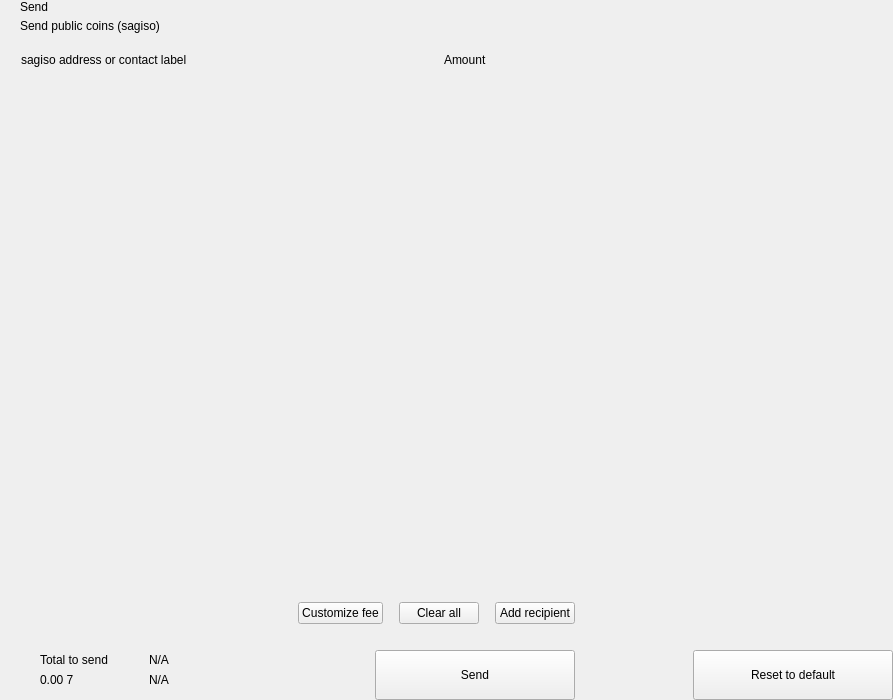
<?xml version="1.0" encoding="UTF-8"?>
<ui version="4.0">
 <class>send</class>
 <widget class="QWidget" name="send">
  <property name="geometry">
   <rect>
    <x>0</x>
    <y>0</y>
    <width>893</width>
    <height>700</height>
   </rect>
  </property>
  <property name="windowTitle">
   <string>Form</string>
  </property>
  <layout class="QHBoxLayout" name="horizontalLayout_2" stretch="2,1">
   <property name="spacing">
    <number>0</number>
   </property>
   <property name="leftMargin">
    <number>0</number>
   </property>
   <property name="topMargin">
    <number>0</number>
   </property>
   <property name="rightMargin">
    <number>0</number>
   </property>
   <property name="bottomMargin">
    <number>0</number>
   </property>
   <item>
    <widget class="QWidget" name="left" native="true">
     <layout class="QVBoxLayout" name="verticalLayout_3">
      <property name="spacing">
       <number>0</number>
      </property>
      <property name="leftMargin">
       <number>0</number>
      </property>
      <property name="topMargin">
       <number>0</number>
      </property>
      <property name="rightMargin">
       <number>0</number>
      </property>
      <property name="bottomMargin">
       <number>0</number>
      </property>
      <item>
       <layout class="QVBoxLayout" name="verticalLayout_22" stretch="0,0,0,1,0,0,0,0">
        <property name="spacing">
         <number>0</number>
        </property>
        <item>
         <layout class="QHBoxLayout" name="horizontalLayout_3">
          <property name="spacing">
           <number>0</number>
          </property>
          <property name="leftMargin">
           <number>20</number>
          </property>
          <property name="rightMargin">
           <number>20</number>
          </property>
          <item>
           <layout class="QVBoxLayout" name="verticalLayout">
            <property name="spacing">
             <number>5</number>
            </property>
            <item>
             <widget class="QLabel" name="labelTitle">
              <property name="text">
               <string>Send</string>
              </property>
              <property name="alignment">
               <set>Qt::AlignLeading|Qt::AlignLeft|Qt::AlignVCenter</set>
              </property>
             </widget>
            </item>
            <item>
             <widget class="QLabel" name="labelSubtitle1">
              <property name="text">
               <string>Send public coins (sagiso)</string>
              </property>
             </widget>
            </item>
           </layout>
          </item>
          <item>
           <spacer name="horizontalSpacer">
            <property name="orientation">
             <enum>Qt::Horizontal</enum>
            </property>
            <property name="sizeHint" stdset="0">
             <size>
              <width>40</width>
              <height>20</height>
             </size>
            </property>
           </spacer>
          </item>
         </layout>
        </item>
        <item>
         <spacer name="verticalSpacer_2">
          <property name="orientation">
           <enum>Qt::Vertical</enum>
          </property>
          <property name="sizeType">
           <enum>QSizePolicy::Fixed</enum>
          </property>
          <property name="sizeHint" stdset="0">
           <size>
            <width>20</width>
            <height>20</height>
           </size>
          </property>
         </spacer>
        </item>
        <item>
         <layout class="QHBoxLayout" name="horizontalLayout" stretch="6,0,2">
          <property name="spacing">
           <number>0</number>
          </property>
          <property name="leftMargin">
           <number>10</number>
          </property>
          <property name="topMargin">
           <number>0</number>
          </property>
          <property name="rightMargin">
           <number>20</number>
          </property>
          <property name="bottomMargin">
           <number>0</number>
          </property>
          <item>
           <widget class="QLabel" name="labelSubtitleAddress">
            <property name="styleSheet">
             <string notr="true">margin-left:8px;</string>
            </property>
            <property name="text">
             <string>sagiso address or contact label</string>
            </property>
           </widget>
          </item>
          <item>
           <spacer name="horizontalSpacer_3">
            <property name="orientation">
             <enum>Qt::Horizontal</enum>
            </property>
            <property name="sizeType">
             <enum>QSizePolicy::Fixed</enum>
            </property>
            <property name="sizeHint" stdset="0">
             <size>
              <width>40</width>
              <height>1</height>
             </size>
            </property>
           </spacer>
          </item>
          <item>
           <widget class="QLabel" name="labelSubtitleAmount">
            <property name="text">
             <string>Amount</string>
            </property>
           </widget>
          </item>
         </layout>
        </item>
        <item>
         <widget class="QScrollArea" name="scrollArea">
          <property name="minimumSize">
           <size>
            <width>0</width>
            <height>350</height>
           </size>
          </property>
          <property name="styleSheet">
           <string notr="true">#scrollArea {
            background:transparent;
            margin-top:10px;
}</string>
          </property>
          <property name="horizontalScrollBarPolicy">
           <enum>Qt::ScrollBarAlwaysOff</enum>
          </property>
          <property name="sizeAdjustPolicy">
           <enum>QAbstractScrollArea::AdjustIgnored</enum>
          </property>
          <property name="widgetResizable">
           <bool>true</bool>
          </property>
          <property name="alignment">
           <set>Qt::AlignLeading|Qt::AlignLeft|Qt::AlignTop</set>
          </property>
          <widget class="QWidget" name="scrollAreaWidgetContents">
           <property name="geometry">
            <rect>
             <x>0</x>
             <y>0</y>
             <width>591</width>
             <height>16</height>
            </rect>
           </property>
           <property name="sizePolicy">
            <sizepolicy hsizetype="Preferred" vsizetype="Maximum">
             <horstretch>0</horstretch>
             <verstretch>0</verstretch>
            </sizepolicy>
           </property>
           <property name="autoFillBackground">
            <bool>false</bool>
           </property>
           <property name="styleSheet">
            <string notr="true">#scrollAreaWidgetContents {
             background:transparent;
             }</string>
           </property>
           <layout class="QVBoxLayout" name="verticalLayout_7">
            <property name="spacing">
             <number>0</number>
            </property>
            <property name="sizeConstraint">
             <enum>QLayout::SetDefaultConstraint</enum>
            </property>
            <property name="leftMargin">
             <number>0</number>
            </property>
            <property name="topMargin">
             <number>0</number>
            </property>
            <property name="rightMargin">
             <number>0</number>
            </property>
            <property name="bottomMargin">
             <number>0</number>
            </property>
           </layout>
          </widget>
         </widget>
        </item>
        <item>
         <spacer name="verticalSpacer_4">
          <property name="orientation">
           <enum>Qt::Vertical</enum>
          </property>
          <property name="sizeType">
           <enum>QSizePolicy::Fixed</enum>
          </property>
          <property name="sizeHint" stdset="0">
           <size>
            <width>20</width>
            <height>20</height>
           </size>
          </property>
         </spacer>
        </item>
        <item>
         <layout class="QHBoxLayout" name="horizontalLayout_20">
          <property name="spacing">
           <number>6</number>
          </property>
          <property name="leftMargin">
           <number>20</number>
          </property>
          <property name="rightMargin">
           <number>20</number>
          </property>
          <item>
           <spacer name="horizontalSpacer_4">
            <property name="orientation">
             <enum>Qt::Horizontal</enum>
            </property>
            <property name="sizeHint" stdset="0">
             <size>
              <width>10</width>
              <height>20</height>
             </size>
            </property>
           </spacer>
          </item>
          <item>
           <widget class="QPushButton" name="pushButtonFee">
            <property name="focusPolicy">
             <enum>Qt::NoFocus</enum>
            </property>
            <property name="text">
             <string>Customize fee</string>
            </property>
           </widget>
          </item>
          <item>
           <spacer name="horizontalSpacer_11">
            <property name="orientation">
             <enum>Qt::Horizontal</enum>
            </property>
            <property name="sizeType">
             <enum>QSizePolicy::Minimum</enum>
            </property>
            <property name="sizeHint" stdset="0">
             <size>
              <width>10</width>
              <height>20</height>
             </size>
            </property>
           </spacer>
          </item>
          <item>
           <widget class="QPushButton" name="pushButtonClear">
            <property name="focusPolicy">
             <enum>Qt::NoFocus</enum>
            </property>
            <property name="layoutDirection">
             <enum>Qt::RightToLeft</enum>
            </property>
            <property name="text">
             <string>Clear all</string>
            </property>
           </widget>
          </item>
          <item>
           <spacer name="horizontalSpacer_6">
            <property name="orientation">
             <enum>Qt::Horizontal</enum>
            </property>
            <property name="sizeType">
             <enum>QSizePolicy::Fixed</enum>
            </property>
            <property name="sizeHint" stdset="0">
             <size>
              <width>10</width>
              <height>20</height>
             </size>
            </property>
           </spacer>
          </item>
          <item>
           <widget class="QPushButton" name="pushButtonAddRecipient">
            <property name="focusPolicy">
             <enum>Qt::NoFocus</enum>
            </property>
            <property name="text">
             <string>Add recipient</string>
            </property>
           </widget>
          </item>
         </layout>
        </item>
        <item>
         <spacer name="verticalSpacer">
          <property name="orientation">
           <enum>Qt::Vertical</enum>
          </property>
          <property name="sizeType">
           <enum>QSizePolicy::Fixed</enum>
          </property>
          <property name="sizeHint" stdset="0">
           <size>
            <width>20</width>
            <height>16</height>
           </size>
          </property>
         </spacer>
        </item>
        <item>
         <layout class="QHBoxLayout" name="horizontalLayout_7">
          <property name="rightMargin">
           <number>20</number>
          </property>
          <item>
           <layout class="QHBoxLayout" name="horizontalLayout_10">
            <property name="spacing">
             <number>0</number>
            </property>
            <property name="leftMargin">
             <number>8</number>
            </property>
            <item>
             <widget class="QStackedWidget" name="stackedWidget">
              <property name="minimumSize">
               <size>
                <width>0</width>
                <height>60</height>
               </size>
              </property>
              <property name="maximumSize">
               <size>
                <width>16777215</width>
                <height>60</height>
               </size>
              </property>
              <widget class="QWidget" name="page1">
               <layout class="QVBoxLayout" name="verticalLayout_71" stretch="0">
                <property name="spacing">
                 <number>6</number>
                </property>
                <property name="leftMargin">
                 <number>12</number>
                </property>
                <property name="topMargin">
                 <number>0</number>
                </property>
                <property name="rightMargin">
                 <number>0</number>
                </property>
                <property name="bottomMargin">
                 <number>0</number>
                </property>
                <item>
                 <widget class="QWidget" name="coinWidget" native="true">
                  <property name="minimumSize">
                   <size>
                    <width>0</width>
                    <height>60</height>
                   </size>
                  </property>
                  <property name="maximumSize">
                   <size>
                    <width>16777215</width>
                    <height>60</height>
                   </size>
                  </property>
                  <layout class="QHBoxLayout" name="horizontalLayout_9">
                   <property name="spacing">
                    <number>0</number>
                   </property>
                   <property name="leftMargin">
                    <number>20</number>
                   </property>
                   <property name="topMargin">
                    <number>10</number>
                   </property>
                   <property name="rightMargin">
                    <number>20</number>
                   </property>
                   <property name="bottomMargin">
                    <number>10</number>
                   </property>
                   <item>
                    <layout class="QVBoxLayout" name="verticalSend">
                     <property name="spacing">
                      <number>0</number>
                     </property>
                     <item>
                      <widget class="QLabel" name="labelTitleTotalSend">
                       <property name="text">
                        <string>Total to send</string>
                       </property>
                      </widget>
                     </item>
                     <item>
                      <widget class="QLabel" name="labelAmountSend">
                       <property name="text">
                        <string notr="true">0.00 7</string>
                       </property>
                      </widget>
                     </item>
                    </layout>
                   </item>
                   <item>
                    <spacer name="horizontalSpacer_9">
                     <property name="orientation">
                      <enum>Qt::Horizontal</enum>
                     </property>
                     <property name="sizeType">
                      <enum>QSizePolicy::Fixed</enum>
                     </property>
                     <property name="sizeHint" stdset="0">
                      <size>
                       <width>20</width>
                       <height>20</height>
                      </size>
                     </property>
                    </spacer>
                   </item>
                   <item>
                    <widget class="QLabel" name="labelLine">
                     <property name="minimumSize">
                      <size>
                       <width>1</width>
                       <height>0</height>
                      </size>
                     </property>
                     <property name="maximumSize">
                      <size>
                       <width>1</width>
                       <height>16777215</height>
                      </size>
                     </property>
                     <property name="text">
                      <string/>
                     </property>
                    </widget>
                   </item>
                   <item>
                    <spacer name="horizontalSpacer_10">
                     <property name="orientation">
                      <enum>Qt::Horizontal</enum>
                     </property>
                     <property name="sizeType">
                      <enum>QSizePolicy::Fixed</enum>
                     </property>
                     <property name="sizeHint" stdset="0">
                      <size>
                       <width>20</width>
                       <height>20</height>
                      </size>
                     </property>
                    </spacer>
                   </item>
                   <item>
                    <layout class="QVBoxLayout" name="verticalRemaining">
                     <property name="spacing">
                      <number>0</number>
                     </property>
                     <item>
                      <widget class="QLabel" name="labelTitleTotalRemaining">
                       <property name="text">
                        <string notr="true">N/A</string>
                       </property>
                      </widget>
                     </item>
                     <item>
                      <widget class="QLabel" name="labelAmountRemaining">
                       <property name="text">
                        <string notr="true">N/A</string>
                       </property>
                      </widget>
                     </item>
                    </layout>
                   </item>
                  </layout>
                 </widget>
                </item>
               </layout>
              </widget>
              <widget class="QWidget" name="page_2"/>
             </widget>
            </item>
           </layout>
          </item>
          <item>
           <spacer name="horizontalSpacer_5">
            <property name="orientation">
             <enum>Qt::Horizontal</enum>
            </property>
            <property name="sizeType">
             <enum>QSizePolicy::Expanding</enum>
            </property>
            <property name="sizeHint" stdset="0">
             <size>
              <width>40</width>
              <height>20</height>
             </size>
            </property>
           </spacer>
          </item>
          <item alignment="Qt::AlignBottom">
           <widget class="QPushButton" name="pushButtonSave">
            <property name="minimumSize">
             <size>
              <width>200</width>
              <height>50</height>
             </size>
            </property>
            <property name="maximumSize">
             <size>
              <width>200</width>
              <height>50</height>
             </size>
            </property>
            <property name="focusPolicy">
             <enum>Qt::NoFocus</enum>
            </property>
            <property name="text">
             <string>Send</string>
            </property>
           </widget>
          </item>
         </layout>
        </item>
       </layout>
      </item>
     </layout>
    </widget>
   </item>
   <item>
    <widget class="QWidget" name="right" native="true">
     <layout class="QVBoxLayout" name="verticalLayout_5">
      <property name="leftMargin">
       <number>0</number>
      </property>
      <property name="topMargin">
       <number>0</number>
      </property>
      <property name="rightMargin">
       <number>0</number>
      </property>
      <property name="bottomMargin">
       <number>0</number>
      </property>
      <item>
       <layout class="QVBoxLayout" name="verticalLayout_4">
        <property name="spacing">
         <number>6</number>
        </property>
        <item>
         <widget class="OptionButton" name="btnCoinControl" native="true">
          <property name="minimumSize">
           <size>
            <width>0</width>
            <height>50</height>
           </size>
          </property>
         </widget>
        </item>
        <item>
         <widget class="OptionButton" name="btnChangeAddress" native="true">
          <property name="minimumSize">
           <size>
            <width>0</width>
            <height>50</height>
           </size>
          </property>
         </widget>
        </item>
        <item>
         <widget class="OptionButton" name="btnUri" native="true">
          <property name="minimumSize">
           <size>
            <width>0</width>
            <height>50</height>
           </size>
          </property>
         </widget>
        </item>
        <item>
         <spacer name="verticalSpacer_5">
          <property name="orientation">
           <enum>Qt::Vertical</enum>
          </property>
          <property name="sizeHint" stdset="0">
           <size>
            <width>20</width>
            <height>40</height>
           </size>
          </property>
         </spacer>
        </item>
        <item>
         <layout class="QHBoxLayout" name="horizontalLayout_8">
          <item>
           <spacer name="horizontalSpacer_7">
            <property name="orientation">
             <enum>Qt::Horizontal</enum>
            </property>
            <property name="sizeHint" stdset="0">
             <size>
              <width>40</width>
              <height>20</height>
             </size>
            </property>
           </spacer>
          </item>
          <item>
           <widget class="QPushButton" name="pushButtonReset">
            <property name="minimumSize">
             <size>
              <width>200</width>
              <height>50</height>
             </size>
            </property>
            <property name="maximumSize">
             <size>
              <width>200</width>
              <height>50</height>
             </size>
            </property>
            <property name="focusPolicy">
             <enum>Qt::NoFocus</enum>
            </property>
            <property name="text">
             <string>Reset to default</string>
            </property>
           </widget>
          </item>
         </layout>
        </item>
       </layout>
      </item>
     </layout>
    </widget>
   </item>
  </layout>
 </widget>
 <customwidgets>
  <customwidget>
   <class>OptionButton</class>
   <extends>QWidget</extends>
   <header>qt/pivx/optionbutton.h</header>
   <container>1</container>
  </customwidget>
 </customwidgets>
 <resources/>
 <connections/>
</ui>
